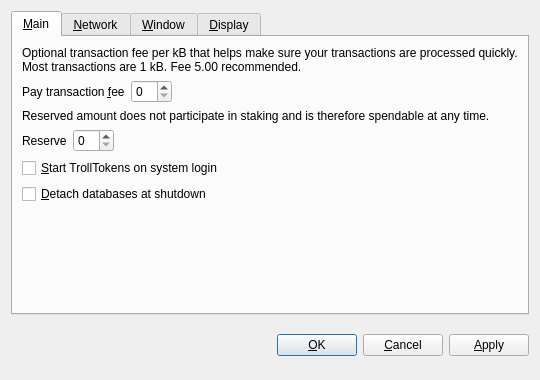
<?xml version="1.0" encoding="UTF-8"?>
<ui version="4.0">
 <class>OptionsDialog</class>
 <widget class="QDialog" name="OptionsDialog">
  <property name="geometry">
   <rect>
    <x>0</x>
    <y>0</y>
    <width>540</width>
    <height>380</height>
   </rect>
  </property>
  <property name="windowTitle">
   <string>Options</string>
  </property>
  <property name="modal">
   <bool>true</bool>
  </property>
  <layout class="QVBoxLayout" name="verticalLayout">
   <item>
    <widget class="QTabWidget" name="tabWidget">
     <property name="tabPosition">
      <enum>QTabWidget::North</enum>
     </property>
     <property name="currentIndex">
      <number>0</number>
     </property>
     <widget class="QWidget" name="tabMain">
      <attribute name="title">
       <string>&amp;Main</string>
      </attribute>
      <layout class="QVBoxLayout" name="verticalLayout_Main">
       <item>
        <widget class="QLabel" name="transactionFeeInfoLabel">
         <property name="text">
          <string>Optional transaction fee per kB that helps make sure your transactions are processed quickly. Most transactions are 1 kB. Fee 5.00 recommended.</string>
         </property>
         <property name="textFormat">
          <enum>Qt::PlainText</enum>
         </property>
         <property name="wordWrap">
          <bool>true</bool>
         </property>
        </widget>
       </item>
       <item>
        <layout class="QHBoxLayout" name="horizontalLayoutFee">
         <item>
          <widget class="QLabel" name="transactionFeeLabel">
           <property name="text">
            <string>Pay transaction &amp;fee</string>
           </property>
           <property name="textFormat">
            <enum>Qt::PlainText</enum>
           </property>
           <property name="buddy">
            <cstring>transactionFee</cstring>
           </property>
          </widget>
         </item>
         <item>
          <widget class="BitcoinAmountField" name="transactionFee"/>
         </item>
         <item>
          <spacer name="horizontalSpacerFee">
           <property name="orientation">
            <enum>Qt::Horizontal</enum>
           </property>
           <property name="sizeHint" stdset="0">
            <size>
             <width>40</width>
             <height>20</height>
            </size>
           </property>
          </spacer>
         </item>
        </layout>
       </item>
       <item>
        <widget class="QLabel" name="reserveBalanceInfoLabel">
         <property name="text">
          <string>Reserved amount does not participate in staking and is therefore spendable at any time.</string>
         </property>
         <property name="textFormat">
          <enum>Qt::PlainText</enum>
         </property>
         <property name="wordWrap">
          <bool>true</bool>
         </property>
        </widget>
       </item>
       <item>
        <layout class="QHBoxLayout" name="horizontalLayoutReserveBalance">
         <item>
          <widget class="QLabel" name="reserveBalanceLabel">
           <property name="text">
            <string>Reserve</string>
           </property>
           <property name="textFormat">
            <enum>Qt::PlainText</enum>
           </property>
           <property name="buddy">
            <cstring>reserveBalance</cstring>
           </property>
          </widget>
         </item>
         <item>
          <widget class="BitcoinAmountField" name="reserveBalance"/>
         </item>
         <item>
          <spacer name="horizontalSpacerReserveBalance">
           <property name="orientation">
            <enum>Qt::Horizontal</enum>
           </property>
           <property name="sizeHint" stdset="0">
            <size>
             <width>40</width>
             <height>20</height>
            </size>
           </property>
          </spacer>
         </item>
        </layout>
       </item>
       <item>
        <widget class="QCheckBox" name="bitcoinAtStartup">
         <property name="toolTip">
          <string>Automatically start TrollTokens after logging in to the system.</string>
         </property>
         <property name="text">
          <string>&amp;Start TrollTokens on system login</string>
         </property>
        </widget>
       </item>
       <item>
        <widget class="QCheckBox" name="detachDatabases">
         <property name="toolTip">
          <string>Detach block and address databases at shutdown. This means they can be moved to another data directory, but it slows down shutdown. The wallet is always detached.</string>
         </property>
         <property name="text">
          <string>&amp;Detach databases at shutdown</string>
         </property>
        </widget>
       </item>
       <item>
        <spacer name="verticalSpacer_Main">
         <property name="orientation">
          <enum>Qt::Vertical</enum>
         </property>
         <property name="sizeHint" stdset="0">
          <size>
           <width>20</width>
           <height>40</height>
          </size>
         </property>
        </spacer>
       </item>
      </layout>
     </widget>
     <widget class="QWidget" name="tabNetwork">
      <attribute name="title">
       <string>&amp;Network</string>
      </attribute>
      <layout class="QVBoxLayout" name="verticalLayout_Network">
       <item>
        <widget class="QCheckBox" name="mapPortUpnp">
         <property name="toolTip">
          <string>Automatically open the TrollTokens client port on the router. This only works when your router supports UPnP and it is enabled.</string>
         </property>
         <property name="text">
          <string>Map port using &amp;UPnP</string>
         </property>
        </widget>
       </item>
       <item>
        <widget class="QCheckBox" name="connectSocks">
         <property name="toolTip">
          <string>Connect to the TrollTokens network through a SOCKS proxy (e.g. when connecting through Tor).</string>
         </property>
         <property name="text">
          <string>&amp;Connect through SOCKS proxy:</string>
         </property>
        </widget>
       </item>
       <item>
        <layout class="QHBoxLayout" name="horizontalLayout_Network">
         <item>
          <widget class="QLabel" name="proxyIpLabel">
           <property name="text">
            <string>Proxy &amp;IP:</string>
           </property>
           <property name="textFormat">
            <enum>Qt::PlainText</enum>
           </property>
           <property name="buddy">
            <cstring>proxyIp</cstring>
           </property>
          </widget>
         </item>
         <item>
          <widget class="QValidatedLineEdit" name="proxyIp">
           <property name="maximumSize">
            <size>
             <width>140</width>
             <height>16777215</height>
            </size>
           </property>
           <property name="toolTip">
            <string>IP address of the proxy (e.g. 127.0.0.1)</string>
           </property>
          </widget>
         </item>
         <item>
          <widget class="QLabel" name="proxyPortLabel">
           <property name="text">
            <string>&amp;Port:</string>
           </property>
           <property name="textFormat">
            <enum>Qt::PlainText</enum>
           </property>
           <property name="buddy">
            <cstring>proxyPort</cstring>
           </property>
          </widget>
         </item>
         <item>
          <widget class="QLineEdit" name="proxyPort">
           <property name="maximumSize">
            <size>
             <width>55</width>
             <height>16777215</height>
            </size>
           </property>
           <property name="toolTip">
            <string>Port of the proxy (e.g. 9050)</string>
           </property>
          </widget>
         </item>
         <item>
          <widget class="QLabel" name="socksVersionLabel">
           <property name="text">
            <string>SOCKS &amp;Version:</string>
           </property>
           <property name="textFormat">
            <enum>Qt::PlainText</enum>
           </property>
           <property name="buddy">
            <cstring>socksVersion</cstring>
           </property>
          </widget>
         </item>
         <item>
          <widget class="QValueComboBox" name="socksVersion">
           <property name="toolTip">
            <string>SOCKS version of the proxy (e.g. 5)</string>
           </property>
          </widget>
         </item>
         <item>
          <spacer name="horizontalSpacer_Network">
           <property name="orientation">
            <enum>Qt::Horizontal</enum>
           </property>
           <property name="sizeHint" stdset="0">
            <size>
             <width>40</width>
             <height>20</height>
            </size>
           </property>
          </spacer>
         </item>
        </layout>
       </item>
       <item>
        <spacer name="verticalSpacer_Network">
         <property name="orientation">
          <enum>Qt::Vertical</enum>
         </property>
         <property name="sizeHint" stdset="0">
          <size>
           <width>20</width>
           <height>40</height>
          </size>
         </property>
        </spacer>
       </item>
      </layout>
     </widget>
     <widget class="QWidget" name="tabWindow">
      <attribute name="title">
       <string>&amp;Window</string>
      </attribute>
      <layout class="QVBoxLayout" name="verticalLayout_Window">
       <item>
        <widget class="QCheckBox" name="minimizeToTray">
         <property name="toolTip">
          <string>Show only a tray icon after minimizing the window.</string>
         </property>
         <property name="text">
          <string>&amp;Minimize to the tray instead of the taskbar</string>
         </property>
        </widget>
       </item>
       <item>
        <widget class="QCheckBox" name="minimizeOnClose">
         <property name="toolTip">
          <string>Minimize instead of exit the application when the window is closed. When this option is enabled, the application will be closed only after selecting Quit in the menu.</string>
         </property>
         <property name="text">
          <string>M&amp;inimize on close</string>
         </property>
        </widget>
       </item>
       <item>
        <spacer name="verticalSpacer_Window">
         <property name="orientation">
          <enum>Qt::Vertical</enum>
         </property>
         <property name="sizeHint" stdset="0">
          <size>
           <width>20</width>
           <height>40</height>
          </size>
         </property>
        </spacer>
       </item>
      </layout>
     </widget>
     <widget class="QWidget" name="tabDisplay">
      <attribute name="title">
       <string>&amp;Display</string>
      </attribute>
      <layout class="QVBoxLayout" name="verticalLayout_Display">
       <item>
        <layout class="QHBoxLayout" name="horizontalLayout_1_Display">
         <item>
          <widget class="QLabel" name="langLabel">
           <property name="text">
            <string>User Interface &amp;language:</string>
           </property>
           <property name="textFormat">
            <enum>Qt::PlainText</enum>
           </property>
           <property name="buddy">
            <cstring>lang</cstring>
           </property>
          </widget>
         </item>
         <item>
          <widget class="QValueComboBox" name="lang">
           <property name="toolTip">
            <string>The user interface language can be set here. This setting will take effect after restarting TrollTokens.</string>
           </property>
          </widget>
         </item>
        </layout>
       </item>
       <item>
        <layout class="QHBoxLayout" name="horizontalLayout_2_Display">
         <item>
          <widget class="QLabel" name="unitLabel">
           <property name="text">
            <string>&amp;Unit to show amounts in:</string>
           </property>
           <property name="textFormat">
            <enum>Qt::PlainText</enum>
           </property>
           <property name="buddy">
            <cstring>unit</cstring>
           </property>
          </widget>
         </item>
         <item>
          <widget class="QValueComboBox" name="unit">
           <property name="toolTip">
            <string>Choose the default subdivision unit to show in the interface and when sending coins.</string>
           </property>
          </widget>
         </item>
        </layout>
       </item>
       <item>
        <widget class="QCheckBox" name="displayAddresses">
         <property name="toolTip">
          <string>Whether to show TrollTokens addresses in the transaction list or not.</string>
         </property>
         <property name="text">
          <string>&amp;Display addresses in transaction list</string>
         </property>
        </widget>
       </item>
       <item>
        <widget class="QCheckBox" name="coinControlFeatures">
         <property name="toolTip">
          <string>Whether to show coin control features or not.</string>
         </property>
         <property name="text">
          <string>Display coin &amp;control features (experts only!)</string>
         </property>
        </widget>
       </item>
       <item>
        <spacer name="verticalSpacer_Display">
         <property name="orientation">
          <enum>Qt::Vertical</enum>
         </property>
         <property name="sizeHint" stdset="0">
          <size>
           <width>20</width>
           <height>40</height>
          </size>
         </property>
        </spacer>
       </item>
      </layout>
     </widget>
    </widget>
   </item>
   <item>
    <layout class="QHBoxLayout" name="horizontalLayout_Buttons">
     <item>
      <spacer name="horizontalSpacer_1">
       <property name="orientation">
        <enum>Qt::Horizontal</enum>
       </property>
       <property name="sizeHint" stdset="0">
        <size>
         <width>40</width>
         <height>48</height>
        </size>
       </property>
      </spacer>
     </item>
     <item>
      <widget class="QLabel" name="statusLabel">
       <property name="font">
        <font>
         <weight>75</weight>
         <bold>true</bold>
        </font>
       </property>
       <property name="text">
        <string/>
       </property>
       <property name="textFormat">
        <enum>Qt::PlainText</enum>
       </property>
       <property name="wordWrap">
        <bool>true</bool>
       </property>
      </widget>
     </item>
     <item>
      <spacer name="horizontalSpacer_2">
       <property name="orientation">
        <enum>Qt::Horizontal</enum>
       </property>
       <property name="sizeHint" stdset="0">
        <size>
         <width>40</width>
         <height>48</height>
        </size>
       </property>
      </spacer>
     </item>
     <item>
      <widget class="QPushButton" name="okButton">
       <property name="text">
        <string>&amp;OK</string>
       </property>
      </widget>
     </item>
     <item>
      <widget class="QPushButton" name="cancelButton">
       <property name="text">
        <string>&amp;Cancel</string>
       </property>
       <property name="autoDefault">
        <bool>false</bool>
       </property>
      </widget>
     </item>
     <item>
      <widget class="QPushButton" name="applyButton">
       <property name="text">
        <string>&amp;Apply</string>
       </property>
       <property name="autoDefault">
        <bool>false</bool>
       </property>
      </widget>
     </item>
    </layout>
   </item>
  </layout>
 </widget>
 <customwidgets>
  <customwidget>
   <class>BitcoinAmountField</class>
   <extends>QSpinBox</extends>
   <header>bitcoinamountfield.h</header>
  </customwidget>
  <customwidget>
   <class>QValueComboBox</class>
   <extends>QComboBox</extends>
   <header>qvaluecombobox.h</header>
  </customwidget>
  <customwidget>
   <class>QValidatedLineEdit</class>
   <extends>QLineEdit</extends>
   <header>qvalidatedlineedit.h</header>
  </customwidget>
 </customwidgets>
 <resources/>
 <connections/>
</ui>
